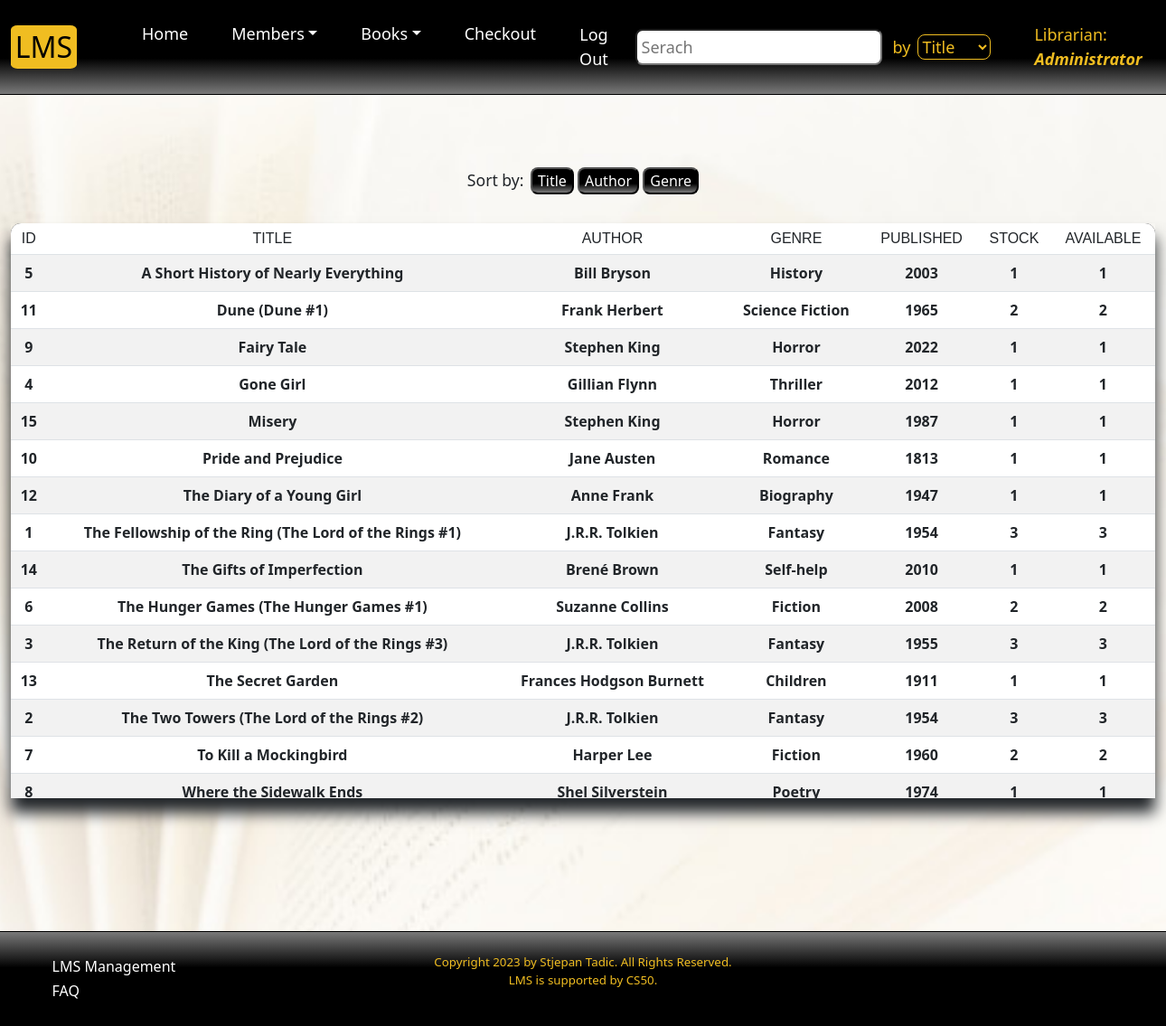
Page /catalogue (signed in) on the earlier database version.
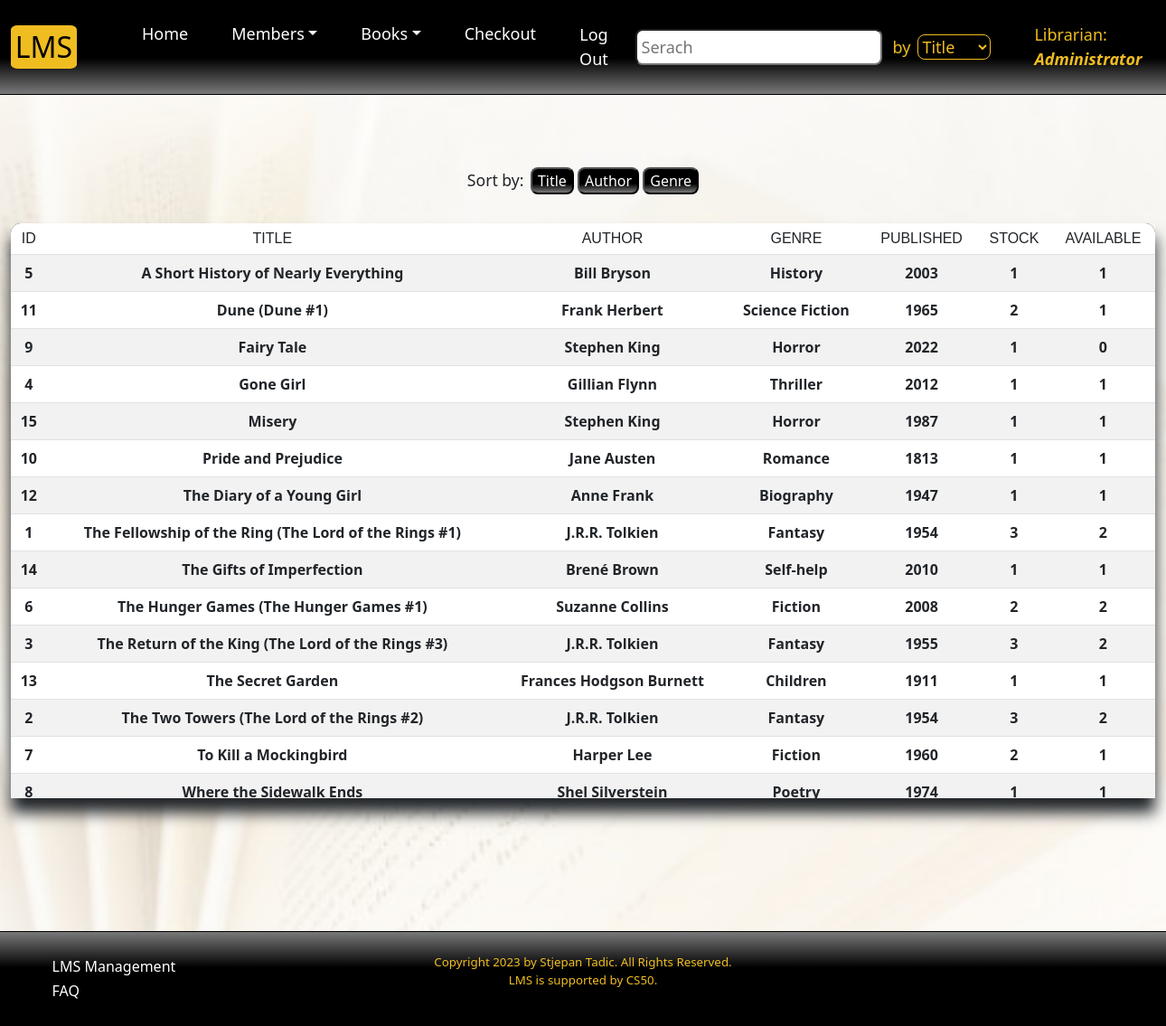
Same page on the later database version.
### tables this page shows
CREATE TABLE "staff" ("staff_id" INTEGER PRIMARY KEY AUTOINCREMENT UNIQUE NOT NULL, "name" TEXT NOT NULL, "username" TEXT NOT NULL, "hash" TEXT NOT NULL, time TIMESTAMP NOT NULL DEFAULT CURRENT_TIMESTAMP
);

CREATE TABLE "books" ("id" INTEGER PRIMARY KEY AUTOINCREMENT UNIQUE NOT NULL, "title" TEXT NOT NULL, "author" TEXT NOT NULL, "genre" TEXT NOT NULL, "year" TEXT NOT NULL, "stock" INTEGER NOT NULL, "available" INTEGER NOT NULL, time TIMESTAMP NOT NULL DEFAULT CURRENT_TIMESTAMP);

### app.py (the view)
@app.route('/catalogue')
@login_required
def catalogue():
    user_id = session['user_id']
    name = db.execute('SELECT name FROM staff WHERE staff_id = ?', user_id)[0]['name']
    if request.args.get('sort') == 'title':
        return redirect('/catalogue')
    elif request.args.get('sort') == 'author':
        books = db.execute('SELECT * FROM books ORDER BY author ASC')
        return render_template('catalogue.html', books=books, name=name)
    elif request.args.get('sort') == 'genre':
        books = db.execute('SELECT * FROM books ORDER BY genre ASC')
        return render_template('catalogue.html', books=books, name=name)
    books = db.execute('SELECT * FROM books ORDER BY title ASC')
    return render_template('catalogue.html', books=books, name=name)

### app.py (called while the page is built)
@app.after_request
def after_request(response):
    response.headers["Cache-Control"] = "no-cache, no-store, must-revalidate"
    response.headers["Expires"] = 0
    response.headers["Pragma"] = "no-cache"
    return response

def login_required(f):
    @wraps(f)
    def decorated_function(*args, **kwargs):
        if session.get("user_id") is None:
            return redirect("/login")
        return f(*args, **kwargs)
    return decorated_function

### templates/catalogue.html (shortened to what this page needs)
{% extends "layout.html" %}
{% block search %}
<input id="search" class="search me-2" onkeyup="searchCatalogue()" type="search" name="query" autocomplete="off" placeholder="Serach" aria-label="Search" autofocus>
<span class="by">by</span>
<select name="field" id="field" class="select">
    <option value="title">Title</option>
</select>
{% endblock %}
{% block main %}
<div class="sort">
    <span class="sort-by">Sort by:</span>
    <a href="/catalogue?sort=title"><button class="button">Title</button></a>
    <a href="/catalogue?sort=author"><button class="button">Author</button></a>
    <a href="/catalogue?sort=genre"><button class="button">Genre</button></a>
</div>
<div class="wrapper">
<table id='books' class="table table-striped">
    <thead class="sticky-top table-top">
        <tr>
            <th scope="col" style="border-radius: 0.7rem 0 0 0;">ID</th>
            <th scope="col">TITLE</th>
            <th scope="col">AUTHOR</th>
            <th scope="col">GENRE</th>
            <th scope="col">PUBLISHED</th>
            <th scope="col">STOCK</th>
            <th scope="col" style="border-radius: 0 0.7rem 0 0;">AVAILABLE</th>
        </tr>
    </thead>
    <tbody>
        {% for book in books %}
        <tr class="row-data">
            <td>{{ book.id }}</td>
            <td>{{ book.title }}</td>
            <td>{{ book.author }}</td>
            <td>{{ book.genre }}</td>
            <td>{{ book.year }}</td>
            <td>{{ book.stock }}</td>
            <td>{{ book.available }}</td>
        </tr>
        {% endfor %}
    </tbody>
</table>
</div>
{% endblock %}

### templates/layout.html (shortened to what this page needs)
<!DOCTYPE html>
<html land="en">
<head>
    <link href="https://cdn.jsdelivr.net/npm/bootstrap@5.3.0-alpha1/dist/css/bootstrap.min.css" rel="stylesheet">
    <link href="../static/styles.css" rel="stylesheet">
    <link href="../static/popups.css" rel="stylesheet">
</head>
<body spellcheck="false">
    <nav class="navbar navbar-expand-lg sticky-top">
        <div class="container-fluid">
            <a class="navbar-brand" href="/">LMS</a>
            <div class="collapse navbar-collapse" id="navbarSupportedContent">
                {% if session["user_id"] %}
                    <ul class="navbar-nav me-auto mb-2 mb-lg-0">
                        <li class="nav-item"><a class="nav-link" aria-current="page" href="/">Home</a></li>
                        <li class="nav-item dropdown">
                            <a class="nav-link dropdown-toggle" href="#" role="button" data-bs-toggle="dropdown" aria-expanded="false">Members</a>
                        </li>
                        <li class="nav-item dropdown">
                            <a class="nav-link dropdown-toggle" href="#" role="button" data-bs-toggle="dropdown" aria-expanded="false">Books</a>
                        </li>
                        <li class="nav-item"><a class="nav-link" aria-current="page" href="/checkout">Checkout</a></li>
                        <li class="nav-item">
                            <form aria-current="page" action="/logout" onsubmit="return confirm('Do you want to log out of this device?')">
                                <button class="logout"><a class="nav-link">Log Out</a></button>
                            </form>
                        </li>
                    </ul>
                    {% block search %}{% endblock %}
                    <div class="nav-item user">Librarian: <span>{{ name }}</span></div>
                {% endif %}
            </div>
        </div>
    </nav>
    <main class="container-fluid text-center py-5">
        {% block main %}
        {% endblock %}
    </main>
    <footer>
        <div class="footer-item">
            <div><a class="nav-link" aria-current="page" href="/management">LMS Management</a></div>
            <div><a class="nav-link" aria-current="page" href="/faq">FAQ</a></div>
        </div>
        <p>Copyright 2023 by Stjepan Tadic. All Rights Reserved.<br>
        LMS is supported by CS50.</p>
    </footer>
</body>
</html>

### static/styles.css (style rules this page uses)
body { background-image: url("book.jpg"); background-attachment: fixed; min-height: 100vh; display: flex; flex-direction: column; background-position: center center; background-size: cover; }
nav { background-image: linear-gradient(180deg, rgba(0,0,0,1) 62%, rgba(121,121,121,1) 100%); border-bottom: solid black 0.1rem; }
.navbar { font-size: large; z-index: 2; }
.nav-item { padding: 0.5rem 1rem; }
.navbar-brand { margin-right: 3rem; border-radius: 10%; padding: 0 0.3rem; font-size: 2rem; background-color: rgb(240, 189, 33); }
.nav-link { color: white; }
.logout { background-color: transparent; border-style: none; padding-left: 0; }
.select { color: rgb(240, 189, 33); border: 0.1rem solid rgb(240, 189, 33); background-color: transparent; border-radius: 0.5rem; }
.select option { background-color: black; }
.by { color: rgb(240, 189, 33); padding: 0 0.5rem 0 0.2rem; }
footer { background-image: linear-gradient(0deg, rgba(0,0,0,1) 62%, rgba(121,121,121,1) 100%); margin-top: auto; padding: 1.5rem; color: rgb(240, 189, 33); font-size: smaller; text-align: center; border-top: solid black 0.1rem; z-index: 2; }
.footer-item { float: left; margin: auto; font-size: 1rem; position: absolute; text-align: left; }
.footer-item div { padding: 0.1rem; margin-left: 2rem; }
.user { color: rgb(240, 189, 33); float: right; margin-left: 2rem; }
.user span { font-style: italic; font-weight: bold; }
.search { background-color: white; border-radius: 0.5rem; padding: 0.3rem; }
.sort { margin-bottom: 2rem; }
.sort-by { font-size: 1.1rem; padding-right: .2rem; }
.wrapper { overflow: hidden; overflow-x: auto; overflow-y: auto; max-height: 56vh; box-shadow: 0 1rem 1rem 0; font-weight: bold; }
.table-top { background-image: linear-gradient(180deg, rgba(0,0,0,1) 62%, rgba(121,121,121,1) 100%); color: white; z-index: 1; }
th { font: caption; }
.button { color: white; background-image: linear-gradient(180deg, rgba(0,0,0,1) 62%, rgba(121,121,121,1) 100%); border-radius: 0.5rem; }
option { background-color: rgb(240, 189, 33, 0.3); }

Differences in the rows shown:
changed books "Dune (Dune #1)": available "2" → "1"
changed books "Fairy Tale": available "1" → "0"
changed books "The Fellowship of the Ring (The Lord of the Rings #1)": available "3" → "2"
changed books "The Return of the King (The Lord of the Rings #3)": available "3" → "2"
changed books "The Two Towers (The Lord of the Rings #2)": available "3" → "2"
changed books "To Kill a Mockingbird": available "2" → "1"
